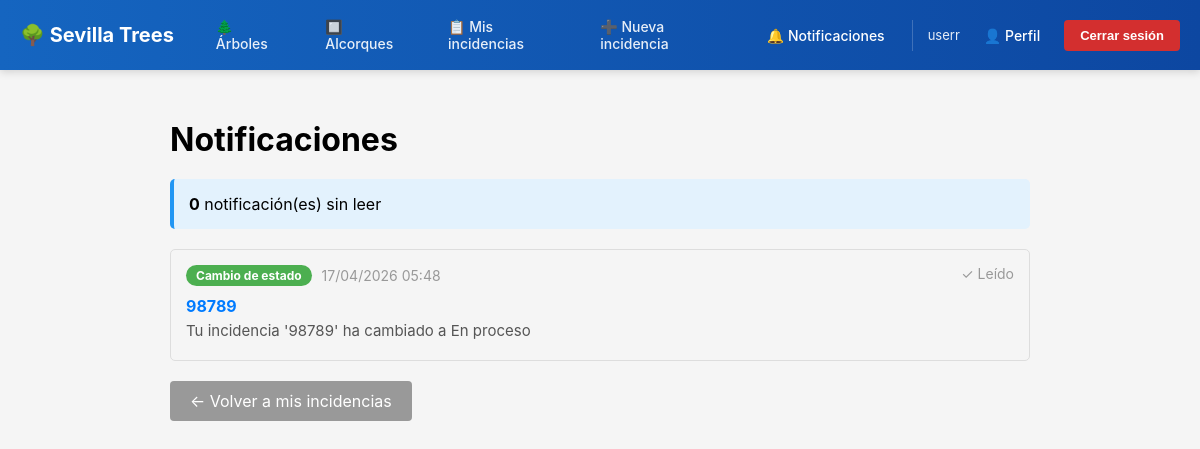
Screenshot of /notificaciones/ (signed in) with the database file from the repository.
### cuentas/models.py (models this page shows, shortened)
class Usuario(AbstractUser):
	class Rol(models.TextChoices):
		REGISTRADO = "REGISTRADO", "Registrado"
		ADMINISTRADOR = "ADMINISTRADOR", "Administrador"
	class EstadoCuenta(models.TextChoices):
		ACTIVA = "ACTIVA", "Activa"
		PENDIENTE_ELIMINACION = "PENDIENTE_ELIMINACION", "Pendiente eliminación"
		ELIMINADA = "ELIMINADA", "Eliminada"
	nombre = models.CharField(max_length=159)
	correo = models.EmailField(unique=True)
	rol = models.CharField(max_length=20, choices=Rol.choices, default=Rol.REGISTRADO,)
	fecha_registro = models.DateTimeField(default=timezone.now)
	estado_cuenta = models.CharField(max_length=30, choices=EstadoCuenta.choices, default=EstadoCuenta.ACTIVA)
	USERNAME_FIELD = "correo"
	REQUIRED_FIELDS = ["username"]
	@property
	def es_admin(self) -> bool:
		return self.rol == self.Rol.ADMINISTRADOR
	@property
	def notificaciones_sin_leer(self) -> int:
		return self.notificaciones.filter(leido=False).count()

### notificaciones/models.py (models this page shows, shortened)
class Notificacion(models.Model):
    class Tipo(models.TextChoices):
        ESTADO_CAMBIO = "ESTADO_CAMBIO", "Cambio de estado"
        ASIGNACION = "ASIGNACION", "Asignación de responsable"
    usuario = models.ForeignKey("cuentas.Usuario", on_delete=models.CASCADE, related_name="notificaciones")
    incidencia = models.ForeignKey("incidencias.Incidencia", on_delete=models.CASCADE, related_name="notificaciones")
    tipo = models.CharField(max_length=30, choices=Tipo.choices, default=Tipo.ESTADO_CAMBIO)
    mensaje = models.TextField()
    leido = models.BooleanField(default=False)
    fecha_creacion = models.DateTimeField(auto_now_add=True)
    class Meta:
        ordering = ["-fecha_creacion"]
        verbose_name_plural = "notificaciones"

### incidencias/models.py (models this page shows, shortened)
class Incidencia(models.Model):
	class Grado(models.TextChoices):
		LEVE = "LEVE", "Leve"
		MEDIO = "MEDIO", "Medio"
		GRAVE = "GRAVE", "Grave"
	class Estado(models.TextChoices):
		ABIERTA = "ABIERTA", "Abierta"
		EN_PROCESO = "EN_PROCESO", "En proceso"
		CERRADA = "CERRADA", "Cerrada"
	titulo = models.CharField(max_length=120)
	descripcion = models.TextField()
	grado_incidencia = models.CharField(max_length=30, choices=Grado.choices, default=Grado.LEVE)
	fecha_reporte = models.DateTimeField(auto_now_add=True)
	fecha_act = models.DateTimeField(auto_now=True, null=True, blank=True)
	estado = models.CharField(max_length=30, choices=Estado.choices, default=Estado.ABIERTA)
	foto = models.ImageField(upload_to='incidencias/', null=True, blank=True)
	observaciones_internas = models.TextField(null=True, blank=True, help_text="Solo visible para administradores")
	usuario = models.ForeignKey("cuentas.Usuario", on_delete=models.PROTECT, related_name="usu_incidencia")
	arbol = models.ForeignKey("inventario.Arbol", on_delete=models.PROTECT, null=True, blank=True, related_name="arbol_inci")
	alcorque = models.ForeignKey("inventario.Alcorque", on_delete=models.PROTECT, null=True, blank=True, related_name="alcorque_inci")
	admin_resp = models.ForeignKey("cuentas.Usuario", on_delete=models.PROTECT, null=True, blank=True, related_name="admin_inci")
	class Meta: constraints = [
		models.CheckConstraint(check=(
			(Q(arbol__isnull=False) & Q(alcorque__isnull=True)) |
			(Q(arbol__isnull=True) & Q(alcorque__isnull=False))),
		name="check_arbol_alcorque_incidencia",),]

### notificaciones/views.py (the view)
# urls.py: path("", views.notificacion_lista, name="notificacion_lista"),
@login_required
def notificacion_lista(request):
    notificaciones = Notificacion.objects.filter(usuario=request.user)
    sin_leer = notificaciones.filter(leido=False)
    return render(request, "notificaciones/notificacion_lista.html", {
        "notificaciones": notificaciones,
        "sin_leer_count": sin_leer.count(),
    })

### templates/notificaciones/notificacion_lista.html (shortened to what this page needs)
{% extends "base.html" %}
{% block content %}
<div style="max-width: 900px; margin: 30px auto; padding: 20px;">
    <div style="display: flex; justify-content: space-between; align-items: center; margin-bottom: 20px;">
        <h1>Notificaciones</h1>
    </div>
    {% if notificaciones %}
        <div style="background-color: #e3f2fd; border-left: 4px solid #2196F3; padding: 15px; margin-bottom: 20px; border-radius: 5px;">
            <p><strong>{{ sin_leer_count }}</strong> notificación(es) sin leer</p>
        </div>
        <div style="display: flex; flex-direction: column; gap: 15px;">
            {% for notif in notificaciones %}
                <div style="background-color: {% if notif.leido %}#f5f5f5{% else %}#fff9c4{% endif %}; border: 1px solid #ddd; border-radius: 5px; padding: 15px; display: flex; justify-content: space-between; align-items: start;">
                    <div style="flex: 1;">
                        <div style="display: flex; align-items: center; gap: 10px; margin-bottom: 10px;">
                            <span style="background-color: {% if notif.tipo == 'ESTADO_CAMBIO' %}#4CAF50{% else %}#FF9800{% endif %}; color: white; padding: 3px 10px; border-radius: 20px; font-size: 12px; font-weight: bold;">{{ notif.get_tipo_display }}</span>
                            <span style="color: #999; font-size: 14px;">{{ notif.fecha_creacion|date:"d/m/Y H:i" }}</span>
                        </div>
                        <a href="{% url 'incidencia_detalle' notif.incidencia.pk %}" style="color: #007bff; text-decoration: none; font-weight: bold; display: block; margin-bottom: 5px;">{{ notif.incidencia.titulo }}</a>
                        <p style="color: #555; margin: 5px 0; font-size: 15px;">{{ notif.mensaje }}</p>
                    </div>
                    {% if not notif.leido %}
                        <form method="POST" action="{% url 'notificacion_marcar_leido' notif.pk %}" style="margin-left: 15px;">
                            {% csrf_token %}
                            <button type="submit" style="background-color: #4CAF50; color: white; padding: 6px 12px; border-radius: 4px; border: none; cursor: pointer; font-size: 14px;">Marcar como leída</button>
                        </form>
                    {% else %}
                        <span style="color: #999; font-size: 14px; margin-left: 15px;">✓ Leído</span>
                    {% endif %}
                </div>
            {% endfor %}
        </div>
    {% else %}
        <div style="background-color: #e8f5e9; border-left: 4px solid #4caf50; padding: 15px; border-radius: 5px; text-align: center;">
            <p style="color: #2e7d32; font-size: 16px;">No tienes notificaciones</p>
        </div>
    {% endif %}
    <div style="margin-top: 20px;">
        <a href="{% url 'incidencia_lista' %}" style="background-color: #999; color: white; padding: 10px 20px; border-radius: 4px; text-decoration: none; display: inline-block;">← Volver a mis incidencias</a>
    </div>
</div>
{% endblock %}

### templates/base.html (shortened to what this page needs)
<!DOCTYPE html>
<html lang="es">
<head>
</head>
<body>
    <header>
        <nav>
            <div class="container">
                <a href="{% url 'inicio' %}" class="logo">🌳 Sevilla Trees</a>
                <div class="nav-left">
                    <a href="{% url 'arbol_lista' %}">🌲 Árboles</a>
                    <a href="{% url 'alcorque_lista' %}">🔲 Alcorques</a>
                    {% if user.is_authenticated %}
                        {% if user.es_admin %}
                            <a href="{% url 'incidencia_lista' %}" style="color: rgba(255, 255, 255, 0.9); text-decoration: none; font-weight: 500; font-size: 14px; padding: 6px 12px; border-radius: 4px; transition: all 0.3s;">📋 Todas las incidencias</a>
                        {% else %}
                            <a href="{% url 'incidencia_lista' %}" style="color: rgba(255, 255, 255, 0.9); text-decoration: none; font-weight: 500; font-size: 14px; padding: 6px 12px; border-radius: 4px; transition: all 0.3s;">📋 Mis incidencias</a>
                        {% endif %}
                        <a href="{% url 'nueva_incidencia' %}">➕ Nueva incidencia</a>
                    {% endif %}
                </div>
                <div class="nav-right">
                    {% if user.is_authenticated %}
                        <a href="{% url 'notificacion_lista' %}" class="notification-link">
                            🔔 Notificaciones
                        </a>
                        <div class="user-section">
                            <span class="user-name">{{ user.nombre }}</span>
                            <a href="{% url 'perfil' %}" class="profile-link">👤 Perfil</a>
                            <form action="{% url 'logout' %}" method="post" style="display: inline; margin: 0;">
                                <button type="submit" class="btn-logout">Cerrar sesión</button>
                            </form>
                        </div>
                    {% else %}
                        <div class="auth-links">
                            <a href="{% url 'login' %}">Iniciar sesión</a>
                            <a href="{% url 'signup' %}" class="btn-signup">Registrarse</a>
                        </div>
                    {% endif %}
                </div>
            </div>
        </nav>
    </header>
    <main>
        {% block content %}{% endblock %}
    </main>
</body>
</html>

### templates/base.html (style rules this page uses)
* { margin: 0; padding: 0; box-sizing: border-box; }
body { font-family: -apple-system, BlinkMacSystemFont, 'Segoe UI', Roboto, 'Helvetica Neue', Arial, sans-serif; background-color: #f5f5f5; }
header nav { background: linear-gradient(90deg, #1565c0 0%, #0d47a1 100%); box-shadow: 0 2px 8px rgba(0,0,0,0.15); padding: 12px 0; position: sticky; top: 0; z-index: 100; }
header nav .container { max-width: 1200px; margin: 0 auto; padding: 0 20px; display: flex; justify-content: space-between; align-items: center; gap: 30px; }
header nav .logo { font-size: 20px; font-weight: bold; color: white; text-decoration: none; display: flex; align-items: center; gap: 8px; white-space: nowrap; }
header nav .nav-left { display: flex; gap: 25px; align-items: center; flex: 1; }
header nav .nav-left a { color: rgba(255, 255, 255, 0.9); text-decoration: none; font-weight: 500; font-size: 14px; transition: all 0.3s; padding: 6px 12px; border-radius: 4px; }
header nav .nav-right { display: flex; gap: 15px; align-items: center; }
header nav .notification-link { color: white; text-decoration: none; font-weight: 500; font-size: 14px; position: relative; display: flex; align-items: center; gap: 6px; padding: 6px 12px; border-radius: 4px; transition: all 0.3s; }
header nav .user-section { display: flex; gap: 12px; align-items: center; padding-left: 15px; border-left: 1px solid rgba(255, 255, 255, 0.2); }
header nav .user-name { color: rgba(255, 255, 255, 0.9); font-size: 13px; white-space: nowrap; }
header nav .profile-link { color: white; text-decoration: none; font-weight: 500; font-size: 14px; padding: 6px 12px; border-radius: 4px; transition: all 0.3s; }
header nav .btn-logout { background-color: #d32f2f; color: white; padding: 8px 16px; border: none; border-radius: 4px; font-weight: 600; font-size: 13px; cursor: pointer; transition: all 0.3s; white-space: nowrap; }

### rows the page displays
Usuario: nombre "userr"
Notificacion: tipo "Cambio de estado", fecha_creacion "17/04/2026 05:48", incidencia.titulo "98789", mensaje "Tu incidencia '98789' ha cambiado a En proceso", leido "✓ Leído"

### other values shown
{{ sin_leer_count }} "0"
